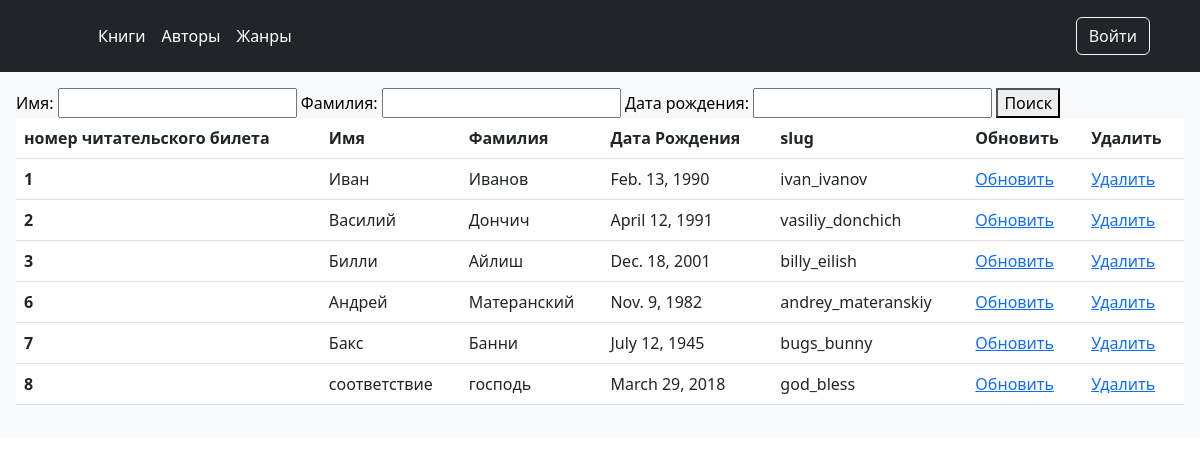
The app's page /reader_list/ with its own data.
### reader/models.py (models this page shows, shortened)
class Reader(models.Model):
    name = models.CharField('Имя', max_length=255)
    surname = models.CharField('Фамилия', max_length=255)
    date_birth = models.DateField('Дата рождения', blank=True, null=True)
    slug = models.SlugField(max_length=255, unique=True, null=False, blank=False)

### reader/views.py (the view)
# urls.py: path('reader_list/', views.SearchReader.as_view(), name='reader_list'),
class SearchReader(TitleMixin, ListView):
    model = models.Reader
    template_name = 'reader/reader_list.html'
    title = 'Список читателей'
    def get_queryset(self):
        name = self.request.GET.get('name')
        qs = models.Reader.objects.all()
        if name:
            return qs.filter(name__icontains=name)
        return qs
    def get_context_data(self, **kwargs):
        context = super().get_context_data(**kwargs)
        context['form'] = forms.ReaderSearch(self.request.GET or None)
        return context

### reader/forms.py (shortened to what this page needs)
class ReaderSearch(forms.Form):
    name = forms.CharField(label='Имя', required=False)
    surname = forms.CharField(label='Фамилия', required=False)
    date_birth = forms.DateField(label='Дата рождения', required=False)

### reader/views.py (called while the page is built)
    def get_title(self):
        return self.title

    def get_context_data(self, **kwargs):
        context = super().get_context_data(**kwargs)
        context['title'] = self.get_title()
        return context

### reader/templates/reader/reader_list.html (shortened to what this page needs)
{% extends 'book/base.html'%}
{% block content %}
    <form method="GET">
    {{ form }}
    <button type="submit">Поиск</button>
  </form>
 <table class="table">
  <thead>
    <tr>
      <th scope="col">номер читательского билета</th>
      <th scope="col">Имя</th>
      <th scope="col">Фамилия</th>
      <th scope="col">Дата Рождения</th>
      <th scope="col">slug</th>
      <th scope="col">Обновить</th>
      <th scope="col">Удалить</th>
    </tr>
  </thead>
  <tbody>
  {% for reader in reader_list %}
  <tr>
      <th scope="row">{{ reader.id }}</th>
      <td>{{reader.name}}</td>
      <td>{{reader.surname}}</td>
      <td>{{reader.date_birth}}</td>
      <td>{{reader.slug}}</td>
      <td><a href="{% url 'reader:reader_update' slug=reader.slug %}">Обновить</a></td>
      <td><a href="{% url 'reader:reader_del' slug=reader.slug %}">Удалить</a></td>
    </tr>
  {% endfor %}
  </tbody>
</table>
  </body>
{% endblock %}

### records on screen
Reader: id "1", name "Иван", surname "Иванов", date_birth "Feb. 13, 1990", slug "ivan_ivanov"
Reader: id "2", name "Василий", surname "Дончич", date_birth "April 12, 1991", slug "vasiliy_donchich"
Reader: id "3", name "Билли", surname "Айлиш", date_birth "Dec. 18, 2001", slug "billy_eilish"
Reader: id "6", name "Андрей", surname "Матеранский", date_birth "Nov. 9, 1982", slug "andrey_materanskiy"
Reader: id "7", name "Бакс", surname "Банни", date_birth "July 12, 1945", slug "bugs_bunny"
Reader: id "8", name "соответствие", surname "господь", date_birth "March 29, 2018", slug "god_bless"
